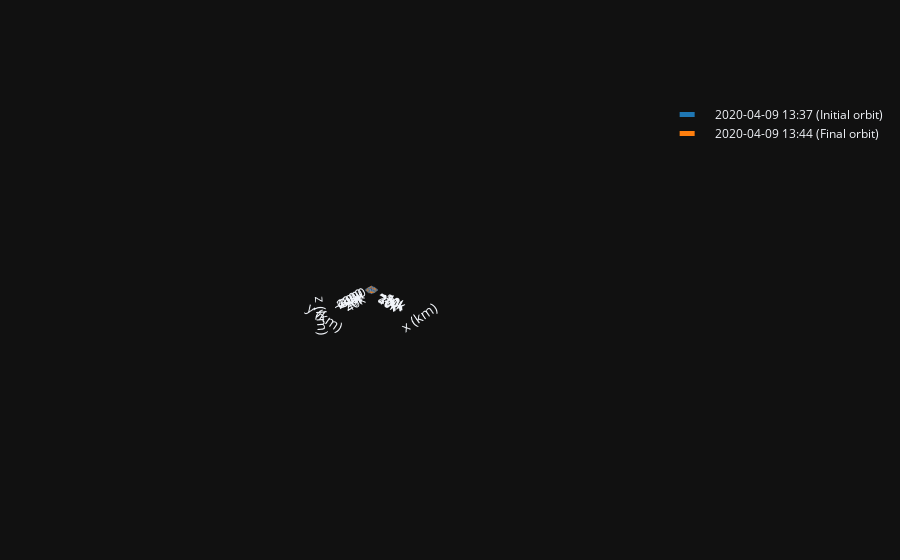

Write notebook code for a chart like this one.
### Code cell
op = OrbitPlotter3D(dark=True)

op.plot(s0, label="Initial orbit")
op.plot(sf, label="Final orbit")
